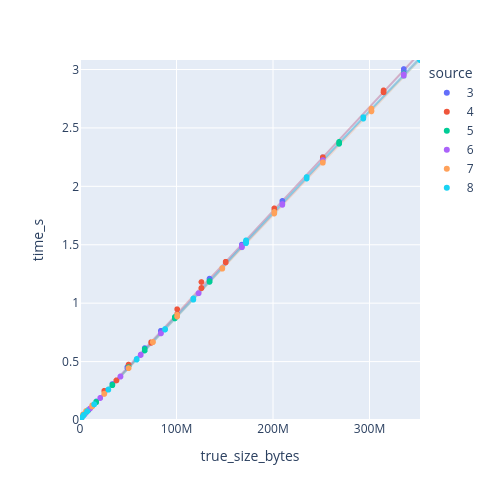
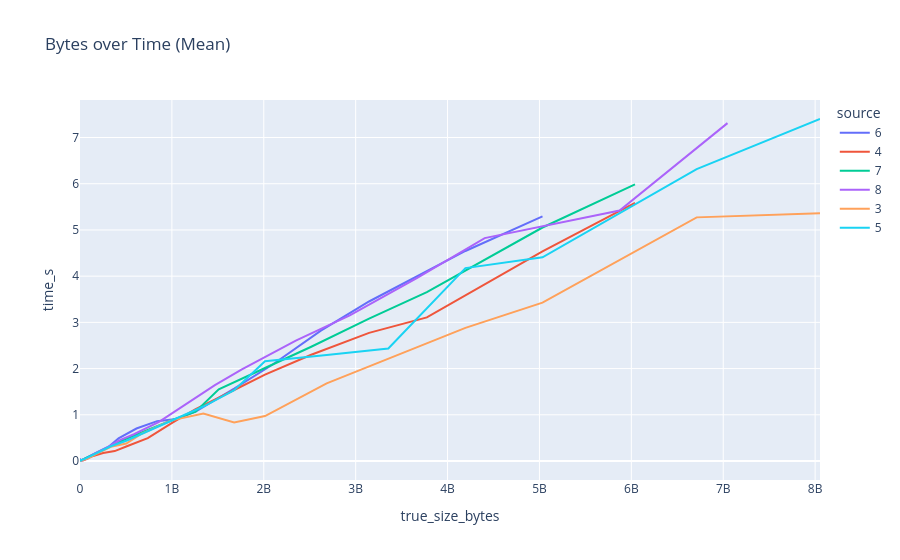
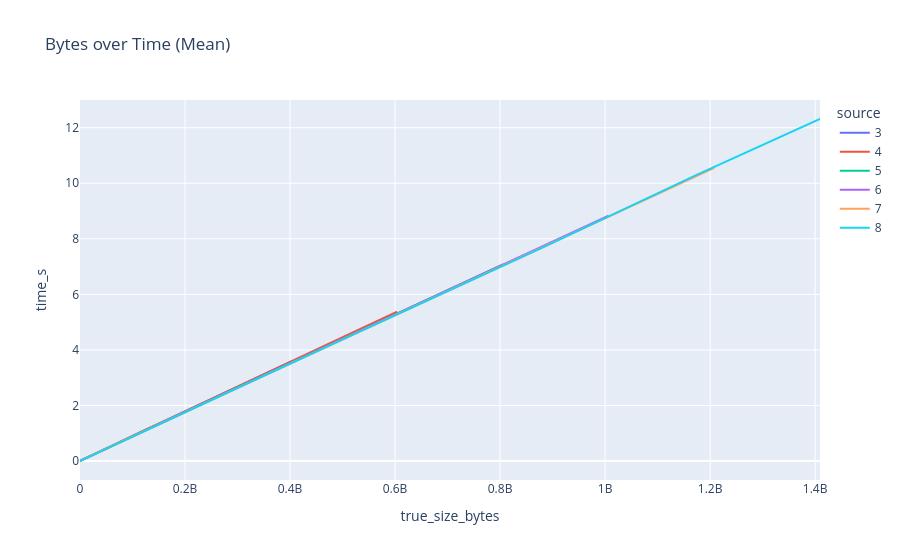
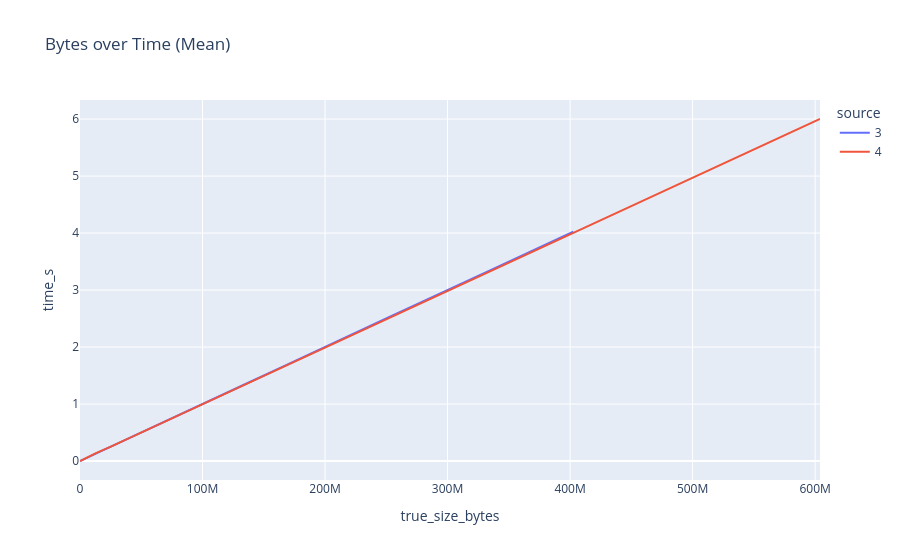

The notebook cell saved with these charts, in order:
### Code cell
def display_plot(df: pd.DataFrame):
    # Aggregate data by mean time_s for each size_bytes and source
    df_agg = df.groupby(['true_size_bytes', 'source'])['time_s'].mean().reset_index()

    # Create the plot
    fig = px.line(df_agg, x='true_size_bytes', y='time_s', color='source', title='Bytes over Time (Mean)')
    fig.show()

def display_data_points(df: pd.DataFrame, means: bool = False):
    if means:
        df = df.groupby(['true_size_bytes', 'source'])['time_s'].mean().reset_index()
    df2 = df.copy()
    df2['source'] = df2['source'].astype(str)  # make categorical so colors are discrete

    # build a stable color map for sources
    unique_sources = sorted(
        df2['source'].unique(),
        key=lambda x: (int(x) if str(x).isdigit() else x)
    )
    palette = px.colors.qualitative.Plotly
    color_map = {s: palette[i % len(palette)] for i, s in enumerate(unique_sources)}

    # scatter plot of data points with discrete colors
    fig = px.scatter(
        df2,
        x='true_size_bytes',
        y='time_s',
        color='source',
        # title='Bytes over Time (Data Points)',
        color_discrete_map=color_map
    )

    # guiding lines: mean latency per (true_size_bytes, source)
    df_means = df.groupby(['true_size_bytes', 'source'])['time_s'].mean().reset_index()
    df_means['source'] = df_means['source'].astype(str)

    import plotly.graph_objects as go
    for s in unique_sources:
        d = df_means[df_means['source'] == s].sort_values('true_size_bytes')
        if d.empty:
            continue
        fig.add_trace(
            go.Scatter(
                x=d['true_size_bytes'],
                y=d['time_s'],
                mode='lines',
                line=dict(color=color_map[s], width=2),
                name=f'{s} mean',
                opacity=0.25,
                showlegend=False
            )
        )

    fig.update_layout(width=500, height=500)
    # Zoom into the origin (0,0) by a factor of 5: show the first 1/5 of each axis range
    x_max = df2['true_size_bytes'].max()
    y_max = df2['time_s'].max()
    fig.update_xaxes(range=[0, x_max / 4])
    fig.update_yaxes(range=[0, y_max / 4])
    try:
        # Requires the 'kaleido' package: pip install -U kaleido
        fig.write_image("gloo_time_vs_bytes.pdf", format="pdf", engine="kaleido")
        print("Saved plot to gloo_time_vs_bytes.pdf")
    except Exception as e:
        print("Failed to save PDF (is 'kaleido' installed?). Falling back to interactive display. Error:", e)
    fig.show()

display_data_points(gloo_df, means=False)

display_plot(nccl_df)
display_plot(gloo_df)
display_plot(orin_df)
